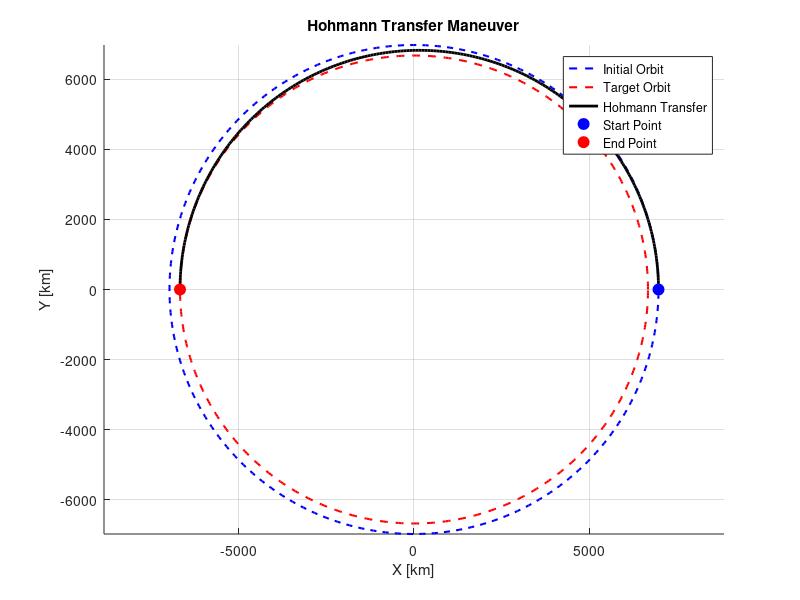
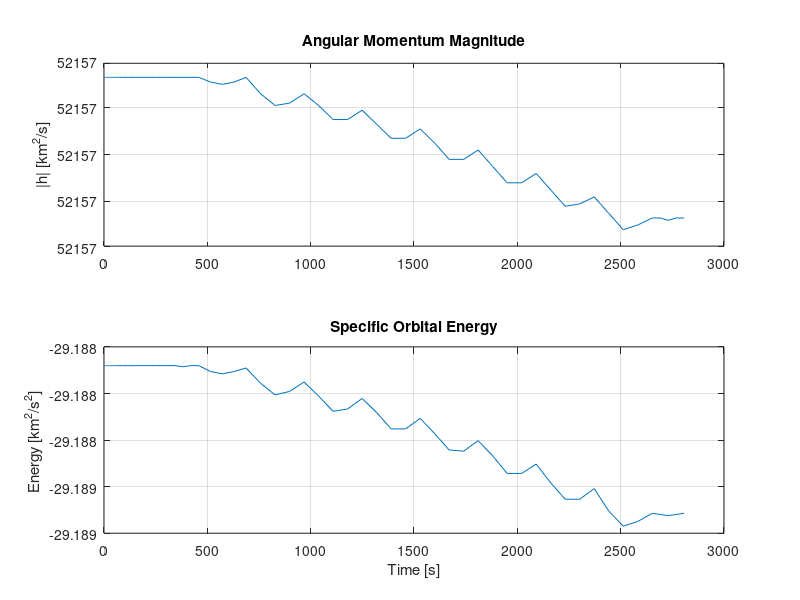

Source code (MATLAB) for these figures, in order:
clc; clear; close all;

%% Constants
mu = 398600.4418;          % [km^3/s^2] Earth’s gravitational parameter
Re = 6378.1;               % [km] Earth radius
h1 = 600;                  % [km] initial orbit altitude (S/C)
h2 = 300;                  % [km] target orbit altitude (Debris)
R1 = Re + h1;
R2 = Re + h2;

%% Velocities and Transfer Orbit
v1 = sqrt(mu / R1);        % Velocity on initial orbit
v2 = sqrt(mu / R2);        % Velocity on target orbit

a_trans = (R1 + R2)/2;                         % Semi-major axis of transfer ellipse
v_trans1 = sqrt(2*mu*R2 / (R1*(R1+R2)));       % Velocity after first impulse
v_trans2 = sqrt(2*mu*R1 / (R2*(R1+R2)));       % Velocity before second impulse

deltaV1 = v_trans1 - v1;
deltaV2 = v2 - v_trans2;
deltaV_total = deltaV1 + deltaV2;

fprintf('DeltaV1: %.4f km/s\n', deltaV1);
fprintf('DeltaV2: %.4f km/s\n', deltaV2);
fprintf('Total DeltaV: %.4f km/s\n', deltaV_total);

%% Time of Flight
ToF = pi * sqrt(a_trans^3 / mu);  % Half orbit period
fprintf('Time of Flight: %.1f s (%.2f minutes)\n', ToF, ToF/60);

%% Plotting the Orbits
theta = linspace(0, 2*pi, 500);
circ1 = R1 * [cos(theta); sin(theta)];
circ2 = R2 * [cos(theta); sin(theta)];

% Transfer ellipse
theta_trans = linspace(0, pi, 250);
r_trans = (R1 * R2) ./ ((R2 - R1)/2 * cos(theta_trans) + (R1 + R2)/2);
x_trans = r_trans .* cos(theta_trans);
y_trans = r_trans .* sin(theta_trans);

figure;
hold on; grid on; axis equal;
plot(circ1(1,:), circ1(2,:), 'b--', 'LineWidth', 1.5);
plot(circ2(1,:), circ2(2,:), 'r--', 'LineWidth', 1.5);
plot(x_trans, y_trans, 'k-', 'LineWidth', 2);
plot(R1, 0, 'bo', 'MarkerSize', 8, 'MarkerFaceColor','b');
plot(R2*cos(pi), R2*sin(pi), 'ro', 'MarkerSize', 8, 'MarkerFaceColor','r');
legend('Initial Orbit', 'Target Orbit', 'Hohmann Transfer', 'Start Point', 'End Point');
title('Hohmann Transfer Maneuver');
xlabel('X [km]'); ylabel('Y [km]');

%% Numerical Propagation to Check Constants of Motion
twoBody = @(t, y) [y(4:6); -mu * y(1:3) / norm(y(1:3))^3];
r0 = [R1; 0; 0];
v0 = [0; v_trans1; 0];
y0 = [r0; v0];

[t_out, y_out] = ode45(twoBody, [0 ToF], y0);

r_mag = vecnorm(y_out(:,1:3),2,2);
v_mag = vecnorm(y_out(:,4:6),2,2);
E = 0.5 * v_mag.^2 - mu ./ r_mag;
h_vec = cross(y_out(:,1:3), y_out(:,4:6), 2);
h_mag = vecnorm(h_vec,2,2);

figure;
subplot(2,1,1);
plot(t_out, h_mag); grid on;
title('Angular Momentum Magnitude'); ylabel('|h| [km^2/s]');

subplot(2,1,2);
plot(t_out, E); grid on;
title('Specific Orbital Energy'); ylabel('Energy [km^2/s^2]');
xlabel('Time [s]');